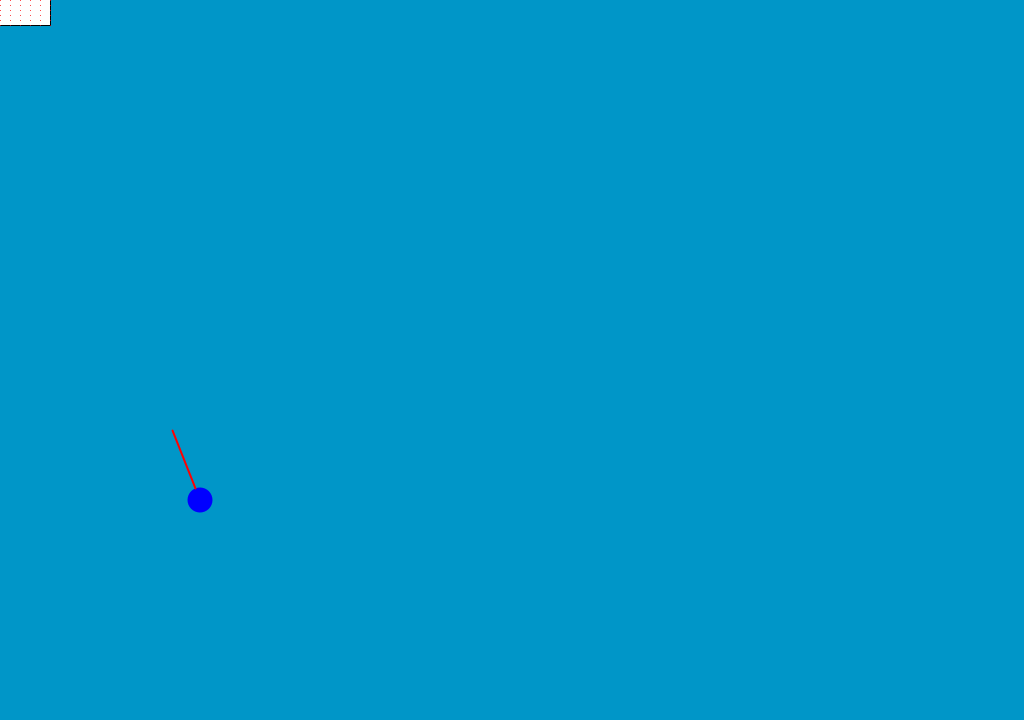
Frame 1 (no input)
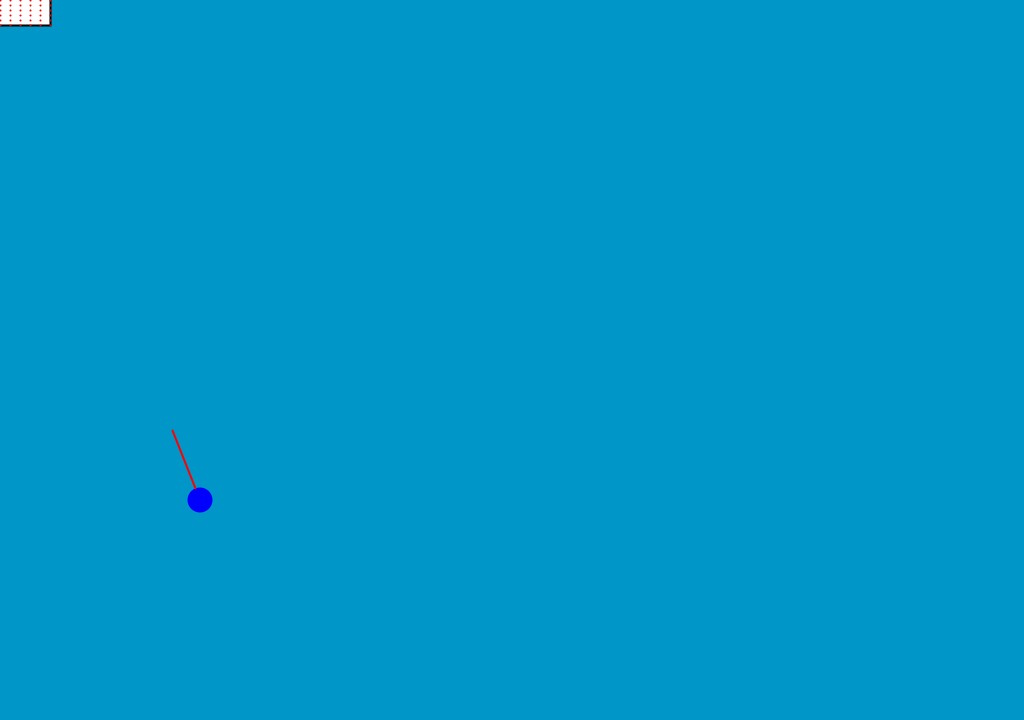
Frame 60 (the mouse pressed at the canvas centre just before this capture)
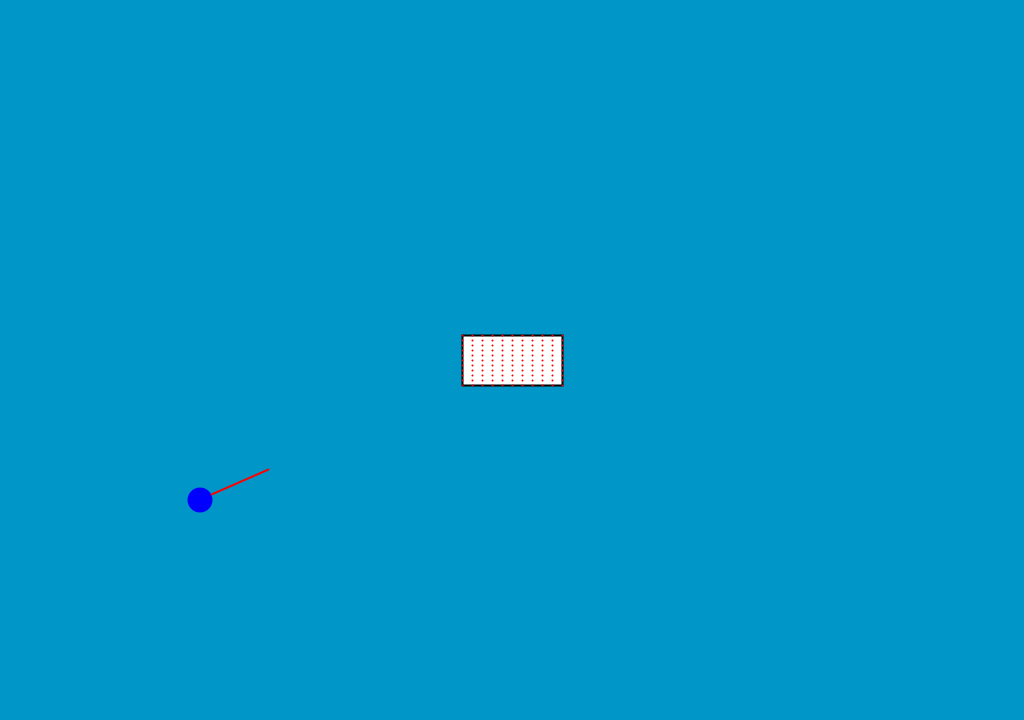
Frame 120 (the mouse held since frame 60 and released just before this capture)

The Processing sketch that drew these frames (run headless with seeded random() and noise(); from frame 60 on, the mouse is pressed at the canvas centre):

// Processing sketch: processing_163826
// ── processing_163826.pde

MetalBall testBall;
MetalBall[] ballz;
Magnet myMagnet;
boolean debug = true;
public int accuracy = 10;
public PVector[][] allPoints;
int ballCount = 300;
boolean gravityMode = false;
 
void setup() {
  size (1024, 720);
  frameRate(60);
  testBall = new MetalBall(200, 500, 25, color(0, 0, 255));
  ballz = new MetalBall[ballCount];
  myMagnet = new Magnet(100, 50);
  noCursor();
 
  for (int i=0; i < ballCount; i++) {
    ballz[i] = new MetalBall (random(width), random(height-100, height), 15, color(random(0, 100)));
  }
}
 
void draw() {
  background(0, 150, 200);
  myMagnet.display(mouseX, mouseY);
  testBall.display();
  testBall.rectCollision();
 
//  for (int i=0; i < ballCount; i++) {
//    ballz[i].display();
//   ballz[i].rectCollision();
//    testBall.ballCollision(ballz[i]);
//    for (int j=0; j < ballCount; j++) {
//      ballz[i].ballCollision(ballz[j]);
//    }
//    ballz[i].move();
//  }
  testBall.move();
  //println(gravityMode);
}
 
 
void keyPressed() {
  if (key == 'g' || key == 'G') {
    gravityMode = true;
  }
  if (key == 'h' || key == 'H') {
    gravityMode = false;
  }
}
 
class Magnet {
  float x, y, w, h;
  float[] pointx;
  float[] pointy;
 
 
  Magnet (float cw, float ch) {
    w = cw;
    h = ch;
    pointx = new float[accuracy + 1];
    pointy = new float[accuracy + 1];
    allPoints = new PVector[accuracy + 1][accuracy + 1];
  }
 
  void display(float cx, float cy) {
    x = cx;
    y = cy;
    rectMode(CENTER);
    fill(255);
    stroke(0);
    rect(x, y, w, h);
 
 
    for (int i=0; i <= accuracy; i++) {
      pointx[i] = int(x-w/2) + i*(w/accuracy);          //x value of points
      //println(pointx[i]);
    }
    for (int j=0; j <= accuracy; j++) {
      pointy[j] = int(y-h/2) + j*(h/accuracy);          //y value of points
      //println(pointy[j]);
    }
 
    for (int i=0; i <= accuracy; i++) {                  //Array of PVectors with each Checkpoint
      for (int j=0; j <= accuracy; j++) {
        allPoints[i][j] = new PVector(pointx[i], pointy[j]);
        if (debug == true) {
          stroke(255, 0, 0);
          point(allPoints[i][j].x, allPoints[i][j].y);        //draw points
          stroke(0);
        }
      }
    }
  }
}
 
class MetalBall {
  float x, y, d, r, xspeed, yspeed, xpull, ypull, z, right, left, top, bottom, oldx, oldy;
  boolean magnetized, movingRight, movingLeft, movingUp, movingDown, touching, collidedBall;
  color c;
  int touched;
 
  MetalBall (float cx, float cy, float cd, color cc) {
    x = cx;
    y = cy;
    d = cd;
    r = cd/2;
    c = cc;
  }
 
  void display() {
    ////////////draw//////////
    pushMatrix();
    translate(x, y);          //new layer plane with the translation of x and y; rotation of z
    z = degrees(atan2(-mouseX + x, mouseY - y));
    rotate(radians(z+90));
    //xspeed = ((dist(x, y, mouseX, mouseY) * cos(radians(z+90)))/100);
    //yspeed = ((dist(x, y, mouseX, mouseY) * sin(radians(z+90)))/100);
 
    if (dist(x, y, mouseX, mouseY) < 250) {      //check if being pulled
      magnetized = true;
    }
    else {
      magnetized = false;
    }
 
    if (magnetized == true) {
      xpull = (cos(radians(z+90)))/dist(x, y, mouseX, mouseY) * 40;
      ypull = (sin(radians(z+90)))/dist(x, y, mouseX, mouseY) * 40;
    }
    else {
      if (gravityMode == true) {
        if (movingRight == true) {
          xpull = -.075;
        }
        if (movingLeft == true) {
          xpull = .075;
        }
        ypull = .25;
      }
      if (gravityMode == false) {
        xpull = 0;
        ypull = 0;
      }
    }
    fill (c);
    noStroke();
    ellipse(0, 0, d, d);
    if (debug == true) {
      stroke(255, 0, 0);
      strokeWeight(2);          //line points in direction of acceleration/mouse
      line(r, 0, 75, 0);
    }
 
    ////////constraints//////
 
    //bottom//
    if (y + r > height) {
      y = height - r;
      yspeed = 0;
 
      ///top///
    }
    if (y - r < 0) {
      y = 0 + r;
    }
 
    //left//
    if (x + r > width) {
      x = width - r;
      xspeed = 0;
    }
 
    //right//
    if (x - r < 0) {
      x = 0 + r;
      xspeed = 0;
    }
 
    ////////update values///////
    right = x + r;
    left = x - r;
    top = y - r;
    bottom = y + r;
    popMatrix();
 
 
 
 
 
    ///////Gravity Version 1//////////
    //    translate(x, y);          //new layer plane with the translation of x and y; rotation of z
    //    z = degrees(atan2(-mouseX + x, mouseY - y));
    //    rotate(radians(z+90));
    //    xspeed = ((dist(x, y, mouseX, mouseY) * cos(radians(z+90)))/100) + xpull;
    //    yspeed = ((dist(x, y, mouseX, mouseY) * sin(radians(z+90)))/100) + ypull;
    //    xpull = (dist(x, y, mouseX, mouseY) * cos(radians(z+90)))/10;
    //    ypull = (dist(x, y, mouseX, mouseY) * sin(radians(z+90)))/10;
  }
 
  void move() {
    oldx = x;
    oldy = y;
    xspeed += xpull;
    yspeed += ypull;
    x += xspeed;
    y += yspeed;
    checkDirection();
  }
 
  void rectCollision() {
    touched = 0;
    for (int i=0; i <= accuracy; i++) {                
      for (int j=0; j <= accuracy; j++) {
        if (magnetized == true && dist(x, y, allPoints[i][j].x, allPoints[i][j].y) < r) {
          xspeed = 0;
          yspeed = 0;
          xpull = 0;
          ypull = 0;
          touched+=1;
        }
      }
    }
    if (touched >= 1) {
      touching = true;
    }
    else {
      touching = false;
    }
  }
 
  void ballCollision(MetalBall X) {
    if (X.touching == true && magnetized == true && dist(x, y, X.x, X.y) < r + X.r) {
      collidedBall = true;
      xspeed = 0;
      yspeed = 0;
      xpull = 0;
      ypull = 0;
    }
  }
 
 
  void checkDirection () {
    if (x > oldx) {
      movingRight = true;
      movingLeft = false;
    }
    if (x < oldx) {
      movingRight = false;
      movingLeft = true;
    }
    if (y > oldy) {
      movingDown = true;
      movingUp = false;
    }
    if (y < oldy) {
      movingDown = false;
      movingUp = true;
    }
  }
}
